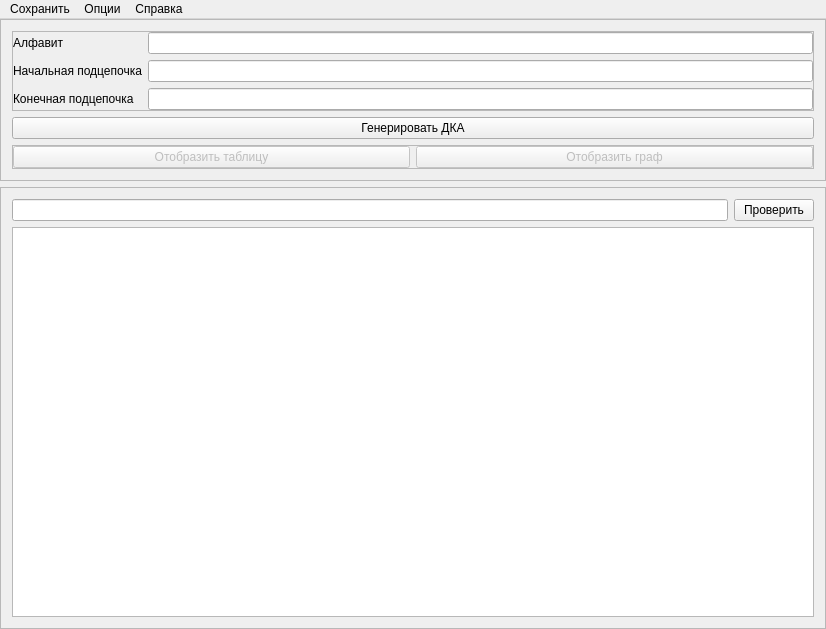
<?xml version="1.0" encoding="UTF-8"?>
<ui version="4.0">
 <class>MainWindow</class>
 <widget class="QMainWindow" name="MainWindow">
  <property name="geometry">
   <rect>
    <x>0</x>
    <y>0</y>
    <width>826</width>
    <height>629</height>
   </rect>
  </property>
  <property name="windowTitle">
   <string>KW typ</string>
  </property>
  <widget class="QWidget" name="centralWidget">
   <layout class="QVBoxLayout" name="verticalLayout">
    <property name="leftMargin">
     <number>0</number>
    </property>
    <property name="topMargin">
     <number>0</number>
    </property>
    <property name="rightMargin">
     <number>0</number>
    </property>
    <property name="bottomMargin">
     <number>0</number>
    </property>
    <item>
     <widget class="QFrame" name="frame">
      <property name="frameShape">
       <enum>QFrame::StyledPanel</enum>
      </property>
      <property name="frameShadow">
       <enum>QFrame::Raised</enum>
      </property>
      <layout class="QVBoxLayout" name="verticalLayout_2">
       <item>
        <widget class="QFrame" name="frame_3">
         <property name="frameShape">
          <enum>QFrame::StyledPanel</enum>
         </property>
         <property name="frameShadow">
          <enum>QFrame::Raised</enum>
         </property>
         <layout class="QFormLayout" name="formLayout">
          <property name="leftMargin">
           <number>0</number>
          </property>
          <property name="topMargin">
           <number>0</number>
          </property>
          <property name="rightMargin">
           <number>0</number>
          </property>
          <property name="bottomMargin">
           <number>0</number>
          </property>
          <item row="0" column="0">
           <widget class="QLabel" name="label">
            <property name="font">
             <font>
              <pointsize>9</pointsize>
             </font>
            </property>
            <property name="text">
             <string>Алфавит</string>
            </property>
           </widget>
          </item>
          <item row="0" column="1">
           <widget class="QLineEdit" name="lineEdit_alpthabet">
            <property name="font">
             <font>
              <pointsize>9</pointsize>
             </font>
            </property>
           </widget>
          </item>
          <item row="1" column="0">
           <widget class="QLabel" name="label_2">
            <property name="font">
             <font>
              <pointsize>9</pointsize>
             </font>
            </property>
            <property name="text">
             <string>Начальная подцепочка</string>
            </property>
           </widget>
          </item>
          <item row="1" column="1">
           <widget class="QLineEdit" name="lineEdit_start">
            <property name="font">
             <font>
              <pointsize>9</pointsize>
             </font>
            </property>
           </widget>
          </item>
          <item row="2" column="1">
           <widget class="QLineEdit" name="lineEdit_end">
            <property name="font">
             <font>
              <pointsize>9</pointsize>
             </font>
            </property>
           </widget>
          </item>
          <item row="2" column="0">
           <widget class="QLabel" name="label_3">
            <property name="font">
             <font>
              <pointsize>9</pointsize>
             </font>
            </property>
            <property name="text">
             <string>Конечная подцепочка</string>
            </property>
           </widget>
          </item>
         </layout>
        </widget>
       </item>
       <item>
        <widget class="QPushButton" name="pushButton_gener_dka">
         <property name="font">
          <font>
           <pointsize>9</pointsize>
          </font>
         </property>
         <property name="text">
          <string>Генерировать ДКА</string>
         </property>
        </widget>
       </item>
       <item>
        <widget class="QFrame" name="frame_4">
         <property name="frameShape">
          <enum>QFrame::StyledPanel</enum>
         </property>
         <property name="frameShadow">
          <enum>QFrame::Raised</enum>
         </property>
         <layout class="QHBoxLayout" name="horizontalLayout">
          <property name="leftMargin">
           <number>0</number>
          </property>
          <property name="topMargin">
           <number>0</number>
          </property>
          <property name="rightMargin">
           <number>0</number>
          </property>
          <property name="bottomMargin">
           <number>0</number>
          </property>
          <item>
           <widget class="QPushButton" name="pushButton_table">
            <property name="enabled">
             <bool>false</bool>
            </property>
            <property name="font">
             <font>
              <pointsize>9</pointsize>
             </font>
            </property>
            <property name="text">
             <string>Отобразить таблицу</string>
            </property>
           </widget>
          </item>
          <item>
           <widget class="QPushButton" name="pushButton_graph">
            <property name="enabled">
             <bool>false</bool>
            </property>
            <property name="font">
             <font>
              <pointsize>9</pointsize>
             </font>
            </property>
            <property name="text">
             <string>Отобразить граф</string>
            </property>
           </widget>
          </item>
         </layout>
        </widget>
       </item>
      </layout>
     </widget>
    </item>
    <item>
     <widget class="QFrame" name="frame_2">
      <property name="frameShape">
       <enum>QFrame::StyledPanel</enum>
      </property>
      <property name="frameShadow">
       <enum>QFrame::Raised</enum>
      </property>
      <layout class="QGridLayout" name="gridLayout">
       <item row="0" column="1">
        <widget class="QPushButton" name="pushButton_check_chain">
         <property name="font">
          <font>
           <pointsize>9</pointsize>
          </font>
         </property>
         <property name="text">
          <string>Проверить</string>
         </property>
        </widget>
       </item>
       <item row="0" column="0">
        <widget class="QLineEdit" name="lineEdit_chain">
         <property name="font">
          <font>
           <pointsize>9</pointsize>
          </font>
         </property>
        </widget>
       </item>
       <item row="1" column="0" colspan="2">
        <widget class="QTextEdit" name="textEdit_chain_result">
         <property name="font">
          <font>
           <pointsize>9</pointsize>
          </font>
         </property>
         <property name="readOnly">
          <bool>true</bool>
         </property>
        </widget>
       </item>
      </layout>
     </widget>
    </item>
   </layout>
  </widget>
  <widget class="QMenuBar" name="menuBar">
   <property name="geometry">
    <rect>
     <x>0</x>
     <y>0</y>
     <width>826</width>
     <height>26</height>
    </rect>
   </property>
   <widget class="QMenu" name="menu">
    <property name="title">
     <string>Опции</string>
    </property>
    <addaction name="action_load"/>
    <addaction name="action_clear"/>
   </widget>
   <widget class="QMenu" name="menu_2">
    <property name="title">
     <string>Справка</string>
    </property>
    <addaction name="action_author"/>
    <addaction name="action_tema"/>
    <addaction name="action_rule"/>
   </widget>
   <widget class="QMenu" name="menu_3">
    <property name="title">
     <string>Сохранить</string>
    </property>
    <addaction name="action_save_automat"/>
    <addaction name="action_save_check"/>
   </widget>
   <addaction name="menu_3"/>
   <addaction name="menu"/>
   <addaction name="menu_2"/>
  </widget>
  <action name="action_author">
   <property name="text">
    <string>Автор</string>
   </property>
  </action>
  <action name="action_tema">
   <property name="text">
    <string>Тема</string>
   </property>
  </action>
  <action name="action_load">
   <property name="text">
    <string>Загрузить</string>
   </property>
  </action>
  <action name="action_clear">
   <property name="text">
    <string>Очистить</string>
   </property>
  </action>
  <action name="action_save_automat">
   <property name="text">
    <string>ДКА</string>
   </property>
  </action>
  <action name="action_save_check">
   <property name="text">
    <string>Проверку цепочки</string>
   </property>
  </action>
  <action name="action_rule">
   <property name="text">
    <string>Ограничения</string>
   </property>
  </action>
 </widget>
 <layoutdefault spacing="6" margin="11"/>
 <resources/>
 <connections/>
</ui>
